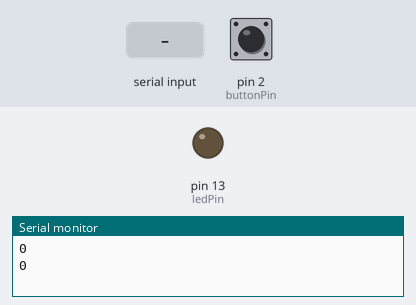
Simulated run of this sketch. Board: Arduino Uno, built with avr-gcc and run on an emulated ATmega328P. Shown: output pins drawn as LEDs (lit = HIGH), the last lines printed to the serial monitor. Dashed ring = blinking. The test bench sets the inputs (shaded band); at power-on: pin 2 (buttonPin) LOW.

Above: at 1.2 s.
1.3 s: "1" received over Serial
At 4.5 s:
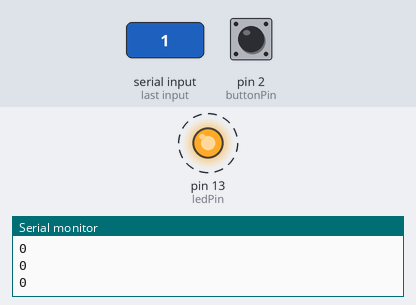
5.4 s: "0" received over Serial
At 7.2 s:
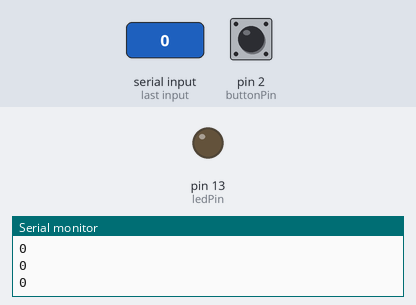
Timing chart, 0 to 8.7 s (numbered marks = the images above; inputs shaded):
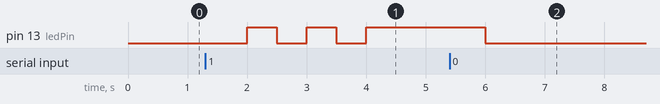

The sketch:

DigitalIO.ino
```cpp
const int ledPin = 13; // LED connected to digital pin 13
const int buttonPin= 2;
int buttonState= 0;

void setup() {
  pinMode(ledPin, OUTPUT);
  pinMode(buttonPin, INPUT);
  Serial.begin(9600); // Initialize serial communication at 9600 baud rate
}

void loop() {
  // Read from serial and control LED
  if (Serial.available() > 0) {
    char value = Serial.read();
    if (value == '1') {
      digitalWrite(ledPin, HIGH); // Turn LED on
      delay(500);
      digitalWrite(ledPin,LOW);
      delay(500);
      digitalWrite(ledPin,HIGH);
      delay(500);
      digitalWrite(ledPin,LOW);
      delay(500);
      digitalWrite(ledPin,HIGH);
    } else if (value == '0') {
      digitalWrite(ledPin, LOW); // Turn LED off
    }
  }

  // Read button state and send it to serial
  buttonState = digitalRead(buttonPin);
  Serial.println(buttonState);
  delay(1000); // Delay to stabilize readings
}
```

Measured:
- after the input at 1.3 s, pin 13 (ledPin): alternates HIGH for 0.50 s and LOW for 0.50 s, 5 changes in all, then stays HIGH, starting after 0.70 s
- after the input at 5.4 s, pin 13 (ledPin): HIGH → LOW after 0.60 s
